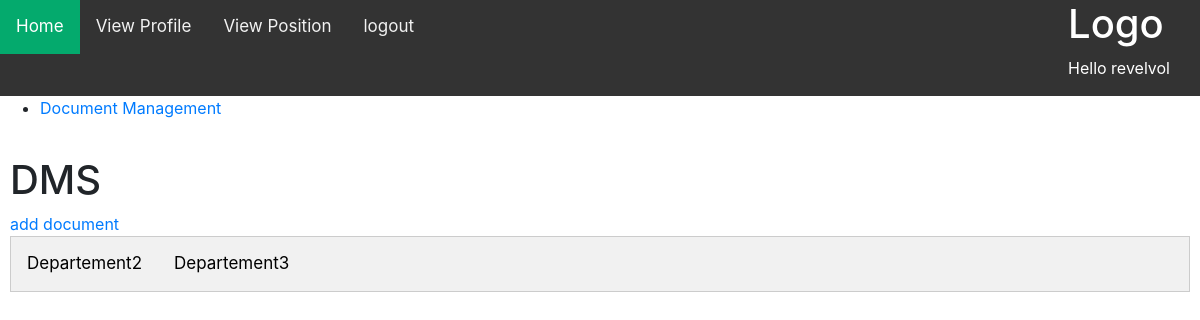
The page /DMS/ (signed in) on the database its author committed.
### base/models.py (models this page shows, shortened)
class User(AbstractUser): #jangan lupa abstract user udh ada password as a value
    name = models.CharField (unique= True,max_length=200, null = True )
    email = models.EmailField(unique=True , null = True , blank=False)
    position = models.ForeignKey(Position, on_delete=models.SET_NULL,null=True, blank= True )
    manager = models.ForeignKey('self', on_delete=models.SET_NULL,null=True, blank=True)
    USERNAME_FIELD = 'name'
    REQUIRED_FIELDS = ['email', 'username' ] #disini bmungkin ada problem dimana username mesti unique
    class Meta:
        ordering = [
            "-name",
        ]

class Departement(models.Model):
    name = models.CharField(max_length=200, null= True)
    class Meta:
        ordering = [
            "name",
        ]
    def __str__(self):
        return self.name

### documentManagement/views.py (the view)
# urls.py: 2. Add a URL to urlpatterns:  path('', views.home, name='home')
@login_required(login_url= 'userLogin')
def home(request):
    departements = Departement.objects.all()
    documents = Document.objects.all()
    filter = DocumentFilter(request.GET, queryset=documents)
    context = {'departements' : departements ,  'documents':documents , 'filter':filter}
    return render( request, 'documentManagement/home.html', context )

### documentManagement/models.py (called while the page is built)
    @property
    def is_valid(self):
        if not self.expire_date :
            return True
        return timezone.now().date() < self.expire_date

### documentManagement/templates/documentManagement/home.html (shortened to what this page needs)
{% extends 'main.html' %}
{% block content %}
{% load static %}
<h1> DMS </h1>
<div>
  <a href="{% url 'documentRegistration' %}"> add document</a>
</div>
<div class="tab">
  {% for departement in departements %}
  <button class="tablinks" onclick="openCity(event, '{{departement}}')">{{departement}}</button>
  {% endfor %}
</div>
{% endblock content %}

### templates/main.html (shortened to what this page needs)
<!DOCTYPE html>
{% load static %}
<html lang="en">
<head>
    <link rel="stylesheet" href="https://cdn.jsdelivr.net/npm/bootstrap@4.5.3/dist/css/bootstrap.min.css">
    <link rel="stylesheet" href="{% static 'styles/style.css' %}" />
</head>
<body>
	 {%include 'navbar.html' %}
	 {%include 'sidebar.html' %}
	<div class="web-content">
		 {% block content%}
		 {% endblock  %}
	</div>
</body>
</html>

### templates/navbar.html
  <div class="topnav">
    <div class="logo" >
      <h1> Logo </h1>
      {% if request.user.is_authenticated %}
      <p>  Hello {{request.user.name}}  </p>
      {% endif %}
    </div>
    <div class="navigation">
      <a class="active" href="{%url 'home'%}">Home</a>
      {% if request.user.is_authenticated %}
      <a href="{% url 'editUserMenu' %}"> View Profile </a>
      <a href="{% url 'editPosition' %}"> View Position </a>
      <a href="{% url 'userLogout' %}"> logout </a>
      {% else %}
      <a href="{% url 'userLogin' %}">login </a>
      {% endif %}
    </div>
  </div>

### templates/sidebar.html
{% if user.is_authenticated %}
<div>
  <div class="">
    <ul class="sidebar-menu" data-widget="tree">
   <li> <a href="{% url 'DMS' %}" onclick="clearLocalStorage();"> Document Management </a></li>
      </ul>
  </div>
  </div>
{%endif %}

### static/styles/style.css (style rules this page uses)
.topnav { background-color: #333; overflow: hidden; }
.topnav a { float: left; color: #f2f2f2; text-align: center; padding: 14px 16px; text-decoration: none; font-size: 17px; }
.topnav .logo { margin-left: 10px; margin-right: 20px; padding-left: 10px; padding-right: 10px; float: right; color: white; }
.topnav .navigation { float: left; }
.topnav a.active { background-color: #04AA6D; color: white; }
.tab { overflow: hidden; border: 1px solid #ccc; background-color: #f1f1f1; }
.tab button { background-color: inherit; float: left; border: none; outline: none; cursor: pointer; padding: 14px 16px; transition: 0.3s; }
.tab button { background-color: inherit; float: left; border: none; outline: none; cursor: pointer; padding: 14px 16px; transition: 0.3s; font-size: 17px; }
.web-content { padding-top: 20px; padding-bottom: 20px; padding-left: 10px; padding-right: 10px; }

### rows shown on the page
User: user.name "revelvol"
Departement: name "Departement2"
Departement: name "Departement3"
